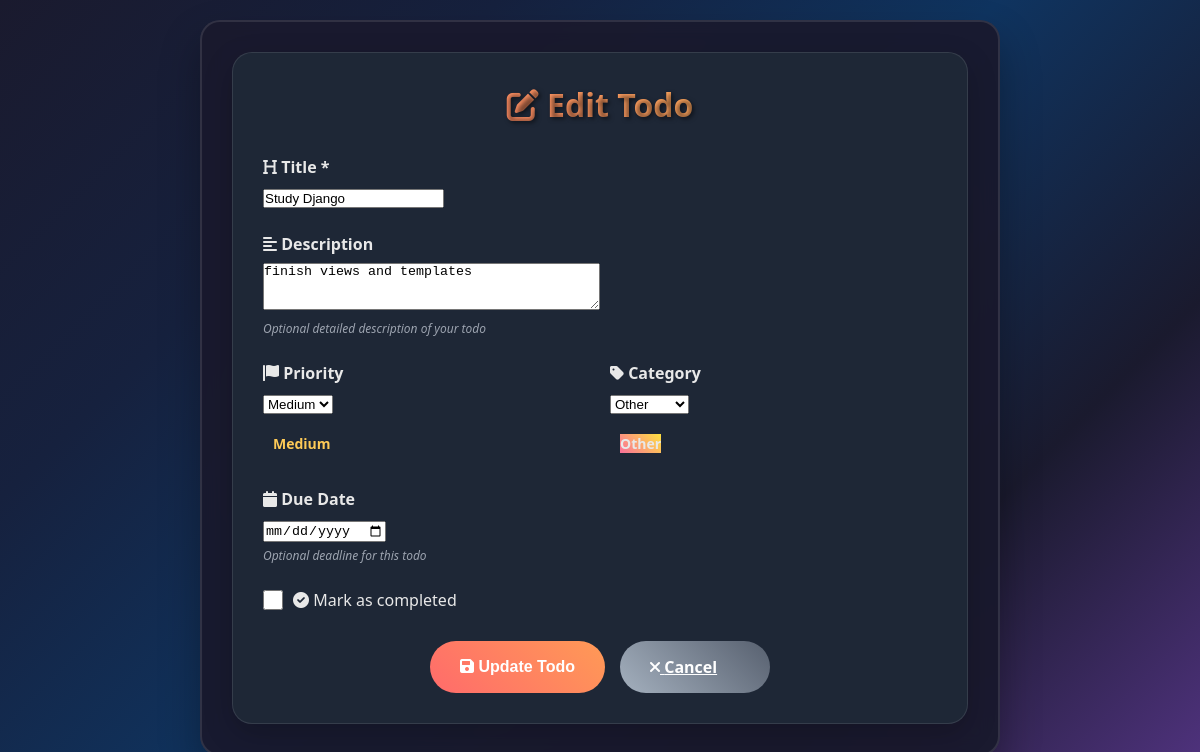
Page /1/edit/ on the committed database.
### todos/models.py (models this page shows, shortened)
class Todo(models.Model):
    PRIORITY_CHOICES = [
        ('low', 'Low'),
        ('medium', 'Medium'),
        ('high', 'High'),
        ('urgent', 'Urgent'),
    ]
    CATEGORY_CHOICES = [
        ('work', 'Work'),
        ('personal', 'Personal'),
        ('shopping', 'Shopping'),
        ('health', 'Health'),
        ('other', 'Other'),
    ]
    title = models.CharField(max_length=200)
    description = models.TextField(blank=True, null=True)
    completed = models.BooleanField(default=False)
    priority = models.CharField(max_length=10, choices=PRIORITY_CHOICES, default='medium')
    category = models.CharField(max_length=20, choices=CATEGORY_CHOICES, default='other')
    due_date = models.DateField(blank=True, null=True)
    created_at = models.DateTimeField(auto_now_add=True)
    updated_at = models.DateTimeField(auto_now=True)
    class Meta:
        ordering = ['-priority', 'due_date', 'created_at']

### todos/views.py (the view)
# urls.py: path('<int:pk>/edit/', views.TodoUpdateView.as_view(), name='todo_edit'),
class TodoUpdateView(UpdateView):
    model = Todo
    form_class = TodoForm
    template_name = 'todos/todo_form.html'
    success_url = reverse_lazy('todo_list')

### todos/forms.py
class TodoForm(forms.ModelForm):
    class Meta:
        model = Todo
        fields = ['title', 'description', 'priority', 'category', 'due_date', 'completed']
        widgets = {
            'due_date': forms.DateInput(attrs={'type': 'date'}),
            'description': forms.Textarea(attrs={'rows': 3}),
        }

### todos/templates/todos/todo_form.html (shortened to what this page needs)
{% extends 'todos/base.html' %}
{% block content %}
<div class="form-card">
 <h1 class="form-title">
 {% if form.instance.pk %}
 <i class="fas fa-edit"></i> Edit Todo
 {% else %}
 <i class="fas fa-plus-circle"></i> Create New Todo
 {% endif %}
 </h1>
 <form method="post">
 <div class="form-group">
 <label for="{{ form.title.id_for_label }}" class="form-label">
 <i class="fas fa-heading"></i> Title *
 </label>
 {{ form.title }}
 </div>
 <div class="form-group">
 <label for="{{ form.description.id_for_label }}" class="form-label">
 <i class="fas fa-align-left"></i> Description
 </label>
 {{ form.description }}
 <div class="help-text">Optional detailed description of your todo</div>
 </div>
 <div class="form-row">
 <div class="form-group">
 <label for="{{ form.priority.id_for_label }}" class="form-label">
 <i class="fas fa-flag"></i> Priority
 </label>
 {{ form.priority }}
 <div class="priority-preview" id="priorityPreview">
 </div>
 </div>
 <div class="form-group">
 <label for="{{ form.category.id_for_label }}" class="form-label">
 <i class="fas fa-tag"></i> Category
 </label>
 {{ form.category }}
 <div class="category-preview" id="categoryPreview">
 </div>
 </div>
 </div>
 <div class="form-group">
 <label for="{{ form.due_date.id_for_label }}" class="form-label">
 <i class="fas fa-calendar"></i> Due Date
 </label>
 {{ form.due_date }}
 <div class="help-text">Optional deadline for this todo</div>
 </div>
 <div class="form-group">
 <div class="checkbox-group">
 {{ form.completed }}
 <label for="{{ form.completed.id_for_label }}">
 <i class="fas fa-check-circle"></i> Mark as completed
 </label>
 </div>
 </div>
 <div class="form-actions">
 <button type="submit" class="btn-form btn-save">
 <i class="fas fa-save"></i> {% if form.instance.pk %}Update Todo{% else %}Create Todo{% endif %}
 </button>
 <a href="{% url 'todo_list' %}" class="btn-form btn-cancel">
 <i class="fas fa-times"></i> Cancel
 </a>
 </div>
 </form>
</div>
{% endblock %}

### todos/templates/todos/base.html (style rules this page uses)
* { margin: 0; padding: 0; box-sizing: border-box; }
body { font-family: 'Segoe UI', Tahoma, Geneva, Verdana, sans-serif; background: linear-gradient(135deg, #1a1a2e 0%, #16213e 25%, #0f3460 50%, #1a1a2e 75%, #533483 100%); background-attachment: fixed; min-height: 100vh; padding: 20px; color: #e8e8e8; }
h1 { color: #e8e8e8; margin-bottom: 30px; text-align: center; font-size: 2.5em; font-weight: 700; text-shadow: 2px 2px 4px rgba(0,0,0,0.5); background: linear-gradient(45deg, #ff6b6b, #feca57, #ff9ff3); -webkit-background-clip: text; -webkit-text-fill-color: transparent; background-clip: text; }
.form-group { margin-bottom: 20px; }
.form-label { display: block; margin-bottom: 8px; font-weight: 600; color: #e8e8e8; font-size: 14px; }

### todos/templates/todos/todo_form.html (style rules this page uses)
.form-card { background: rgba(31, 41, 55, 0.95); border-radius: 20px; padding: 30px; box-shadow: 0 10px 30px rgba(0,0,0,0.2); border: 1px solid rgba(255, 255, 255, 0.1); }
.form-title { text-align: center; margin-bottom: 30px; font-size: 2em; background: linear-gradient(45deg, #ff6b6b, #feca57); -webkit-background-clip: text; -webkit-text-fill-color: transparent; background-clip: text; }
.form-group { margin-bottom: 25px; }
.form-label { display: block; margin-bottom: 8px; font-weight: 600; color: #e8e8e8; font-size: 16px; }
.form-row { display: grid; grid-template-columns: 1fr 1fr; gap: 20px; }
.checkbox-group { display: flex; align-items: center; gap: 10px; }
.checkbox-group input[type="checkbox"] { width: 20px; height: 20px; accent-color: #ff6b6b; }
.checkbox-group label { margin-bottom: 0; cursor: pointer; }
.form-actions { display: flex; gap: 15px; justify-content: center; margin-top: 30px; flex-wrap: wrap; }
.btn-form { padding: 15px 30px; border-radius: 30px; border: none; font-size: 16px; font-weight: 600; cursor: pointer; transition: all 0.3s ease; min-width: 150px; }
.btn-save { background: linear-gradient(45deg, #ff6b6b, #ff9a56); color: white; }
.btn-cancel { background: linear-gradient(45deg, #a4b0be, #57606f); color: white; }
.priority-preview, .category-preview { margin-top: 10px; padding: 10px; border-radius: 10px; font-size: 14px; font-weight: 600; }
.help-text { font-size: 12px; color: #9ca3af; margin-top: 5px; font-style: italic; }

### rows in the picture
Todo: title "Study Django", description "finish views and templates", priority "Medium", category "Other"
